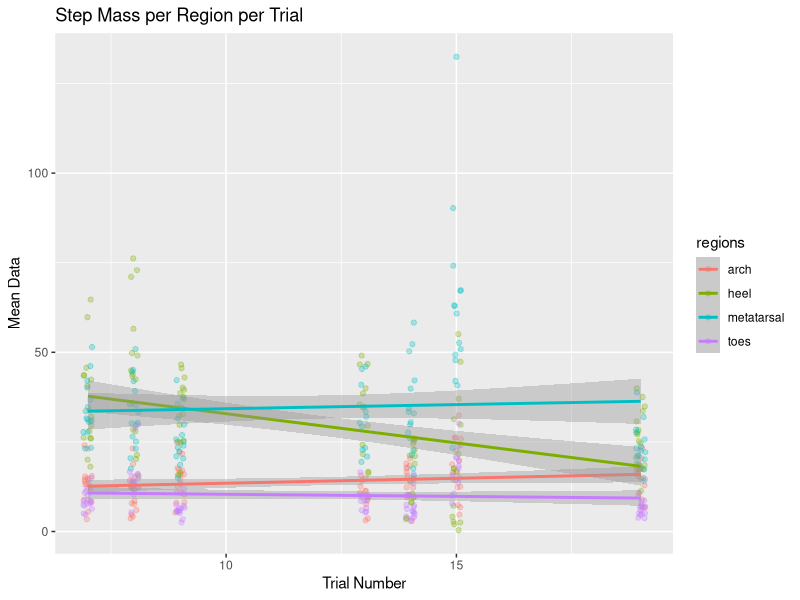
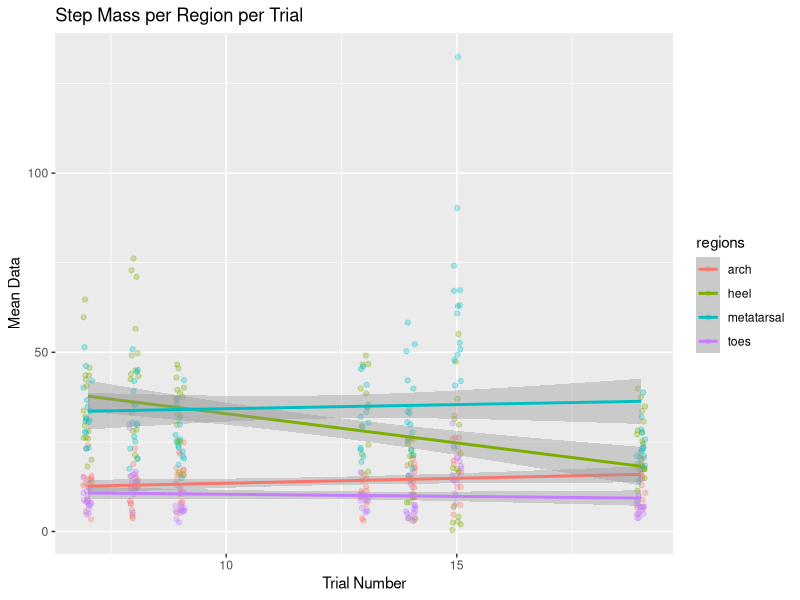

These figures' R source, in order:
## ---- chunk 1
library(tidyverse)
library(here)
## ---- chunk 2
#importing data
df <- read.csv(here("data","per_ppt_step_mass_per_region.csv"))

#we are separating the trial number from the trial column
df <- df %>% mutate(trial_num=as.numeric(str_sub(trials,6,7))) %>% #making sure the data is numeric
  subset(select=-c(trials)) #getting rid of trials column, now that it is useless

#plotting data
p <- ggplot(df,aes(x=trial_num,y=mean,color=regions))
p+geom_jitter(height=0,width=0.1,alpha=0.3)+
  geom_smooth(formula=y~x,method=lm)+
  labs(title="Step Mass per Region per Trial")+
  xlab("Trial Number")+
  ylab("Mean Data")

#saves figure into output folder
ggsave(here("output","figs","foot_use_data_plot.png"))
